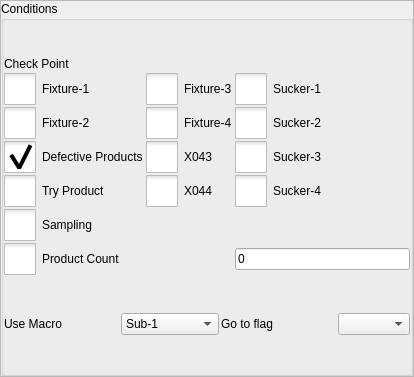
<?xml version="1.0" encoding="UTF-8"?>
<ui version="4.0">
 <class>ICHCConditionPage</class>
 <widget class="QFrame" name="ICHCConditionPage">
  <property name="geometry">
   <rect>
    <x>0</x>
    <y>0</y>
    <width>414</width>
    <height>377</height>
   </rect>
  </property>
  <property name="windowTitle">
   <string>Frame</string>
  </property>
  <property name="frameShape">
   <enum>QFrame::StyledPanel</enum>
  </property>
  <property name="frameShadow">
   <enum>QFrame::Raised</enum>
  </property>
  <layout class="QVBoxLayout" name="verticalLayout">
   <property name="spacing">
    <number>0</number>
   </property>
   <property name="leftMargin">
    <number>0</number>
   </property>
   <property name="topMargin">
    <number>0</number>
   </property>
   <property name="rightMargin">
    <number>0</number>
   </property>
   <property name="bottomMargin">
    <number>0</number>
   </property>
   <item>
    <widget class="QGroupBox" name="groupBox">
     <property name="title">
      <string>Conditions</string>
     </property>
     <layout class="QVBoxLayout" name="verticalLayout_2">
      <property name="spacing">
       <number>2</number>
      </property>
      <property name="leftMargin">
       <number>0</number>
      </property>
      <property name="topMargin">
       <number>0</number>
      </property>
      <property name="rightMargin">
       <number>0</number>
      </property>
      <property name="bottomMargin">
       <number>0</number>
      </property>
      <item>
       <layout class="QGridLayout" name="gridLayout">
        <property name="horizontalSpacing">
         <number>2</number>
        </property>
        <item row="6" column="2">
         <widget class="ICLineEditWithVirtualNumericKeypad" name="moldCountEdit">
          <property name="text">
           <string notr="true">0</string>
          </property>
         </widget>
        </item>
        <item row="4" column="0">
         <widget class="QCheckBox" name="tryProductBox">
          <property name="styleSheet">
           <string notr="true">::indicator {
     width: 32px;
     height: 32px;
 }

::indicator:unchecked 
{
     image: url(:/resource/check_unchecked.png);
 }
::indicator:checked 
{
     image: url(:/resource/check_checked.png);
 }

QRadioButton::indicator:checked:disabled
{
 image: url(:/resource/check_checked_disable.png);
}

QRadioButton::indicator:unchecked:disabled
{
 image: url(:/resource/check_unchecked_disable.png);
}</string>
          </property>
          <property name="text">
           <string>Try Product</string>
          </property>
         </widget>
        </item>
        <item row="6" column="0" colspan="2">
         <widget class="QCheckBox" name="productCountBox">
          <property name="styleSheet">
           <string notr="true">::indicator {
     width: 32px;
     height: 32px;
 }

::indicator:unchecked 
{
     image: url(:/resource/check_unchecked.png);
 }
::indicator:checked 
{
     image: url(:/resource/check_checked.png);
 }

QRadioButton::indicator:checked:disabled
{
 image: url(:/resource/check_checked_disable.png);
}

QRadioButton::indicator:unchecked:disabled
{
 image: url(:/resource/check_unchecked_disable.png);
}</string>
          </property>
          <property name="text">
           <string>Product Count</string>
          </property>
         </widget>
        </item>
        <item row="0" column="0">
         <widget class="QLabel" name="label">
          <property name="sizePolicy">
           <sizepolicy hsizetype="Preferred" vsizetype="Fixed">
            <horstretch>0</horstretch>
            <verstretch>0</verstretch>
           </sizepolicy>
          </property>
          <property name="text">
           <string>Check Point</string>
          </property>
         </widget>
        </item>
        <item row="1" column="0">
         <widget class="QCheckBox" name="fixture1Box">
          <property name="styleSheet">
           <string notr="true">::indicator {
     width: 32px;
     height: 32px;
 }

::indicator:unchecked 
{
     image: url(:/resource/check_unchecked.png);
 }
::indicator:checked 
{
     image: url(:/resource/check_checked.png);
 }

QRadioButton::indicator:checked:disabled
{
 image: url(:/resource/check_checked_disable.png);
}

QRadioButton::indicator:unchecked:disabled
{
 image: url(:/resource/check_unchecked_disable.png);
}</string>
          </property>
          <property name="text">
           <string>Fixture-1</string>
          </property>
         </widget>
        </item>
        <item row="1" column="1">
         <widget class="QCheckBox" name="fixture3Box">
          <property name="styleSheet">
           <string notr="true">::indicator {
     width: 32px;
     height: 32px;
 }

::indicator:unchecked 
{
     image: url(:/resource/check_unchecked.png);
 }
::indicator:checked 
{
     image: url(:/resource/check_checked.png);
 }

QRadioButton::indicator:checked:disabled
{
 image: url(:/resource/check_checked_disable.png);
}

QRadioButton::indicator:unchecked:disabled
{
 image: url(:/resource/check_unchecked_disable.png);
}</string>
          </property>
          <property name="text">
           <string>Fixture-3</string>
          </property>
         </widget>
        </item>
        <item row="3" column="0">
         <widget class="QCheckBox" name="defectiveProductsBox">
          <property name="sizePolicy">
           <sizepolicy hsizetype="Fixed" vsizetype="Fixed">
            <horstretch>0</horstretch>
            <verstretch>0</verstretch>
           </sizepolicy>
          </property>
          <property name="minimumSize">
           <size>
            <width>20</width>
            <height>0</height>
           </size>
          </property>
          <property name="styleSheet">
           <string notr="true">::indicator {
     width: 32px;
     height: 32px;
 }

::indicator:unchecked 
{
     image: url(:/resource/check_unchecked.png);
 }
::indicator:checked 
{
     image: url(:/resource/check_checked.png);
 }

QRadioButton::indicator:checked:disabled
{
 image: url(:/resource/check_checked_disable.png);
}

QRadioButton::indicator:unchecked:disabled
{
 image: url(:/resource/check_unchecked_disable.png);
}</string>
          </property>
          <property name="text">
           <string>Defective Products</string>
          </property>
          <property name="checked">
           <bool>true</bool>
          </property>
         </widget>
        </item>
        <item row="2" column="1">
         <widget class="QCheckBox" name="fixture4Box">
          <property name="styleSheet">
           <string notr="true">::indicator {
     width: 32px;
     height: 32px;
 }

::indicator:unchecked 
{
     image: url(:/resource/check_unchecked.png);
 }
::indicator:checked 
{
     image: url(:/resource/check_checked.png);
 }

QRadioButton::indicator:checked:disabled
{
 image: url(:/resource/check_checked_disable.png);
}

QRadioButton::indicator:unchecked:disabled
{
 image: url(:/resource/check_unchecked_disable.png);
}</string>
          </property>
          <property name="text">
           <string>Fixture-4</string>
          </property>
         </widget>
        </item>
        <item row="2" column="0">
         <widget class="QCheckBox" name="fixture2Box">
          <property name="styleSheet">
           <string notr="true">::indicator {
     width: 32px;
     height: 32px;
 }

::indicator:unchecked 
{
     image: url(:/resource/check_unchecked.png);
 }
::indicator:checked 
{
     image: url(:/resource/check_checked.png);
 }

QRadioButton::indicator:checked:disabled
{
 image: url(:/resource/check_checked_disable.png);
}

QRadioButton::indicator:unchecked:disabled
{
 image: url(:/resource/check_unchecked_disable.png);
}</string>
          </property>
          <property name="text">
           <string>Fixture-2</string>
          </property>
         </widget>
        </item>
        <item row="2" column="2">
         <widget class="QCheckBox" name="sucker2Box">
          <property name="styleSheet">
           <string notr="true">::indicator {
     width: 32px;
     height: 32px;
 }

::indicator:unchecked 
{
     image: url(:/resource/check_unchecked.png);
 }
::indicator:checked 
{
     image: url(:/resource/check_checked.png);
 }

QRadioButton::indicator:checked:disabled
{
 image: url(:/resource/check_checked_disable.png);
}

QRadioButton::indicator:unchecked:disabled
{
 image: url(:/resource/check_unchecked_disable.png);
}</string>
          </property>
          <property name="text">
           <string>Sucker-2</string>
          </property>
         </widget>
        </item>
        <item row="1" column="2">
         <widget class="QCheckBox" name="sucker1Box">
          <property name="styleSheet">
           <string notr="true">::indicator {
     width: 32px;
     height: 32px;
 }

::indicator:unchecked 
{
     image: url(:/resource/check_unchecked.png);
 }
::indicator:checked 
{
     image: url(:/resource/check_checked.png);
 }

QRadioButton::indicator:checked:disabled
{
 image: url(:/resource/check_checked_disable.png);
}

QRadioButton::indicator:unchecked:disabled
{
 image: url(:/resource/check_unchecked_disable.png);
}</string>
          </property>
          <property name="text">
           <string>Sucker-1</string>
          </property>
         </widget>
        </item>
        <item row="3" column="1">
         <widget class="QCheckBox" name="x043checkBox">
          <property name="styleSheet">
           <string notr="true">::indicator {
     width: 32px;
     height: 32px;
 }

::indicator:unchecked 
{
     image: url(:/resource/check_unchecked.png);
 }
::indicator:checked 
{
     image: url(:/resource/check_checked.png);
 }

QRadioButton::indicator:checked:disabled
{
 image: url(:/resource/check_checked_disable.png);
}

QRadioButton::indicator:unchecked:disabled
{
 image: url(:/resource/check_unchecked_disable.png);
}</string>
          </property>
          <property name="text">
           <string>X043</string>
          </property>
         </widget>
        </item>
        <item row="5" column="0">
         <widget class="QCheckBox" name="samplingBox">
          <property name="styleSheet">
           <string notr="true">::indicator {
     width: 32px;
     height: 32px;
 }

::indicator:unchecked 
{
     image: url(:/resource/check_unchecked.png);
 }
::indicator:checked 
{
     image: url(:/resource/check_checked.png);
 }

QRadioButton::indicator:checked:disabled
{
 image: url(:/resource/check_checked_disable.png);
}

QRadioButton::indicator:unchecked:disabled
{
 image: url(:/resource/check_unchecked_disable.png);
}</string>
          </property>
          <property name="text">
           <string>Sampling</string>
          </property>
         </widget>
        </item>
        <item row="4" column="1">
         <widget class="QCheckBox" name="x044checkBox">
          <property name="styleSheet">
           <string notr="true">::indicator {
     width: 32px;
     height: 32px;
 }

::indicator:unchecked 
{
     image: url(:/resource/check_unchecked.png);
 }
::indicator:checked 
{
     image: url(:/resource/check_checked.png);
 }

QRadioButton::indicator:checked:disabled
{
 image: url(:/resource/check_checked_disable.png);
}

QRadioButton::indicator:unchecked:disabled
{
 image: url(:/resource/check_unchecked_disable.png);
}</string>
          </property>
          <property name="text">
           <string>X044</string>
          </property>
         </widget>
        </item>
        <item row="3" column="2">
         <widget class="QCheckBox" name="sucker3Box">
          <property name="styleSheet">
           <string notr="true">::indicator {
     width: 32px;
     height: 32px;
 }

::indicator:unchecked 
{
     image: url(:/resource/check_unchecked.png);
 }
::indicator:checked 
{
     image: url(:/resource/check_checked.png);
 }

QRadioButton::indicator:checked:disabled
{
 image: url(:/resource/check_checked_disable.png);
}

QRadioButton::indicator:unchecked:disabled
{
 image: url(:/resource/check_unchecked_disable.png);
}</string>
          </property>
          <property name="text">
           <string>Sucker-3</string>
          </property>
         </widget>
        </item>
        <item row="4" column="2">
         <widget class="QCheckBox" name="sucker4Box">
          <property name="styleSheet">
           <string notr="true">::indicator {
     width: 32px;
     height: 32px;
 }

::indicator:unchecked 
{
     image: url(:/resource/check_unchecked.png);
 }
::indicator:checked 
{
     image: url(:/resource/check_checked.png);
 }

QRadioButton::indicator:checked:disabled
{
 image: url(:/resource/check_checked_disable.png);
}

QRadioButton::indicator:unchecked:disabled
{
 image: url(:/resource/check_unchecked_disable.png);
}</string>
          </property>
          <property name="text">
           <string>Sucker-4</string>
          </property>
         </widget>
        </item>
       </layout>
      </item>
      <item>
       <layout class="QHBoxLayout" name="horizontalLayout">
        <item>
         <widget class="QLabel" name="label_2">
          <property name="text">
           <string>Use Macro</string>
          </property>
         </widget>
        </item>
        <item>
         <widget class="ICComboBox" name="subComboBox">
          <property name="enabled">
           <bool>true</bool>
          </property>
          <property name="sizePolicy">
           <sizepolicy hsizetype="Fixed" vsizetype="Fixed">
            <horstretch>0</horstretch>
            <verstretch>0</verstretch>
           </sizepolicy>
          </property>
          <property name="layoutDirection">
           <enum>Qt::LeftToRight</enum>
          </property>
          <item>
           <property name="text">
            <string>Sub-1</string>
           </property>
          </item>
          <item>
           <property name="text">
            <string>Sub-2</string>
           </property>
          </item>
          <item>
           <property name="text">
            <string>Sub-3</string>
           </property>
          </item>
          <item>
           <property name="text">
            <string>Sub-4</string>
           </property>
          </item>
          <item>
           <property name="text">
            <string>Sub-5</string>
           </property>
          </item>
          <item>
           <property name="text">
            <string>Bad Product</string>
           </property>
          </item>
          <item>
           <property name="text">
            <string>Sampling</string>
           </property>
          </item>
          <item>
           <property name="text">
            <string>Try Product</string>
           </property>
          </item>
         </widget>
        </item>
        <item>
         <widget class="QLabel" name="label_3">
          <property name="text">
           <string>Go to flag</string>
          </property>
         </widget>
        </item>
        <item>
         <widget class="ICComboBox" name="flagSel">
          <property name="enabled">
           <bool>true</bool>
          </property>
          <property name="sizePolicy">
           <sizepolicy hsizetype="Fixed" vsizetype="Fixed">
            <horstretch>0</horstretch>
            <verstretch>0</verstretch>
           </sizepolicy>
          </property>
          <property name="layoutDirection">
           <enum>Qt::LeftToRight</enum>
          </property>
         </widget>
        </item>
       </layout>
      </item>
     </layout>
    </widget>
   </item>
  </layout>
 </widget>
 <customwidgets>
  <customwidget>
   <class>ICLineEditWithVirtualNumericKeypad</class>
   <extends>QLineEdit</extends>
   <header>iclineeditwithvirtualnumerickeypad.h</header>
  </customwidget>
  <customwidget>
   <class>ICComboBox</class>
   <extends>QComboBox</extends>
   <header>iccombobox.h</header>
  </customwidget>
 </customwidgets>
 <resources/>
 <connections/>
</ui>
